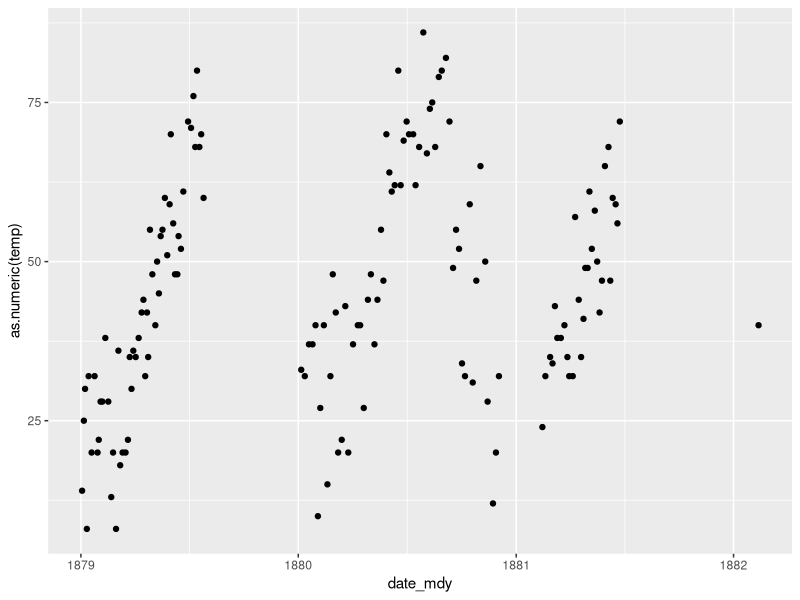

R code for this plot:
## ---- chunk 1
#install.packages("tidyverse")
library(tidyverse)
#install.packages("readxl")
library(readxl)
library("lubridate")
#install.packages("maps")
library(maps)
## ---- chunk 2
journal_1871_1872 <- read_excel("Dataset/journal_1871_1872.xlsx")
journal_1873 <- read_excel("Dataset/journal_1873.xlsx")
journal_1874 <- read_excel("Dataset/journal_1874.xlsx")
journal_1875 <- read_excel("Dataset/journal_1875.xlsx")
journal_1876 <- read_excel("Dataset/journal_1876.xlsx")
journal_1877 <- read_excel("Dataset/journal_1877.xlsx")
journal_1878 <- read_excel("Dataset/journal_1878.xlsx")
journal_1879 <- read_excel("Dataset/journal_1879.xlsx")
journal_1880 <- read_excel("Dataset/journal_1880.xlsx")
journal_1881 <- read_excel("Dataset/journal_1881.xlsx")
journal_1882 <- read_excel("Dataset/journal_1882.xlsx")
journal_1883 <- read_excel("Dataset/journal_1883.xlsx")
journal_1884 <- read_excel("Dataset/journal_1884.xlsx")
journal_1885 <- read_excel("Dataset/journal_1885.xlsx")
journal_1886 <- read_excel("Dataset/journal_1886.xlsx")
location_coordinates <- read_excel("Dataset/location_coordinates.xlsx")
## ---- chunk 3
journal_1871_1872$journal <- 1
journal_1873$journal <- 2
journal_1874$journal <- 3
journal_1875$journal <- 4
journal_1876$journal <- 5
journal_1877$journal <- 6
journal_1878$journal <- 7
journal_1879$journal <- 8
journal_1880$journal <- 9
journal_1881$journal <- 10
journal_1882$journal <- 11
journal_1883$journal <- 12
journal_1884$journal <- 13
journal_1885$journal <- 14


journals <- dplyr::bind_rows(journal_1871_1872, journal_1873, journal_1874, 
                             journal_1875, journal_1876, journal_1877, 
                             journal_1878, journal_1879, journal_1880, 
                             journal_1881, journal_1882, journal_1883,
                             journal_1884, journal_1885)
## ---- chunk 4
journals_subset <- journals %>%
  select(date_mdy, journal_entry, location) %>%
  filter(location != "NA") %>%
  separate_longer_delim(location, delim = ", ") %>%
  separate_longer_delim(location, delim = ",") 
## ---- chunk 5
journals_subset <- journals_subset  %>%
  mutate(date_mdy = mdy(date_mdy),
           year = year(date_mdy),
           month = month(date_mdy))
## ---- chunk 6
journals_subset_loc <- journals_subset  %>%
  count(location) %>%
  arrange(desc(n))
## ---- chunk 7
journals_subset_loc_year <- journals_subset %>%
  mutate(year = case_when(year %in% 181 ~ 1881, TRUE ~ year)) %>%
  group_by(year, month) %>%
  count(location)
## ---- chunk 8
journals_subset %>%
  filter(location == "Winter Harbor")
## ---- chunk 9
location_coordinates <- location_coordinates %>%
  select(location_list, longitude, latitude) %>%
  filter(longitude != "NA") %>%
  rename(location = location_list)
## ---- chunk 10
loc_df <- journals_subset_loc_year %>%
  left_join(location_coordinates, by = "location") %>%
  drop_na(latitude, year, longitude) %>%
  mutate(latitude = as.numeric(latitude),
         longitude = as.numeric(longitude))
## ---- chunk 11
#write.csv(loc_df, file = "loc_df.csv", row.names = FALSE)
## ---- chunk 12
journals_subset_loc %>%
  filter(str_detect(string = location, pattern = "Cra")) %>%
  distinct(location)
## ---- chunk 13
journals_subset_thermo <- journals_subset %>%
  filter(str_detect(string = journal_entry, pattern = "Thermometer | thermometer")) %>% # filter rows for mentions of word thermometer
  mutate(temp = as.numeric(str_extract(journal_entry, pattern = '(?<=thermometer |Thermometer )\\d+'))) %>% # extract digits following the word thermometer in a sentence.
  na.omit()
## ---- chunk 14
journals_subset_thermo %>%
  filter(location == "Winter Harbor") %>%
  filter(year == c("1879", "1880", "1881", "1882")) %>%
  ggplot(aes(x = date_mdy, y = as.numeric(temp))) +
  geom_point()
## ---- chunk 15
#journals_subset_loc <- journals_subset_loc %>%
  #separate_rows(location, sep = ",") %>%
  #filter(location != c(" ", "?Virgin")) %>%
  #mutate(location = case_when(location %in% c("Cranberry Isles", "Cramberry Isle", "Cranberry Isles", "Cranberrry Isles", "Cranberry Isles ") ~ "Cranberry Isles", TRUE ~ location))
  #mutate(location = case_when(location %in% c("Baker Island", "Bakers Island") ~ "Baker Island"))
## ---- chunk 16
#journals_subset_loc %>%
  #group_by(location) %>%
  #summarize(sum(n))
